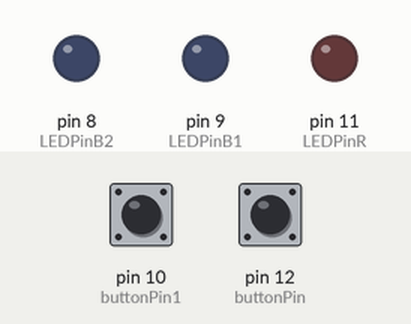
A sketch run on a simulated Arduino Uno, built with avr-gcc and run on an emulated ATmega328P. Parts: output pins drawn as LEDs (lit = HIGH). Inputs (shaded band) come from the test bench; at power-on: pin 10 (buttonPin1) LOW, pin 12 (buttonPin) LOW.

Above: at 1.2 s.
1.3 s: pin 10 (buttonPin1) pulled HIGH for 0.15 s
At 2.5 s:
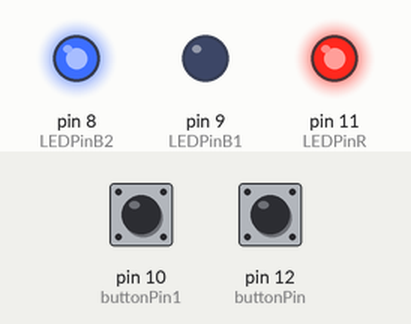
2.9 s: pin 12 (buttonPin) pulled HIGH for 0.15 s
At 3.9 s:
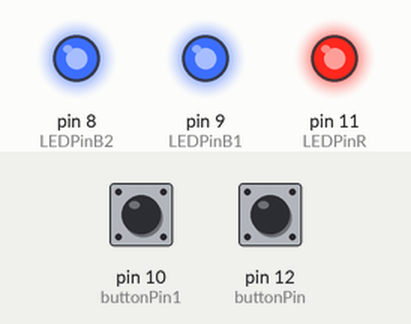
4.5 s: pin 10 (buttonPin1) pulled HIGH for 1 s
At 5.2 s:
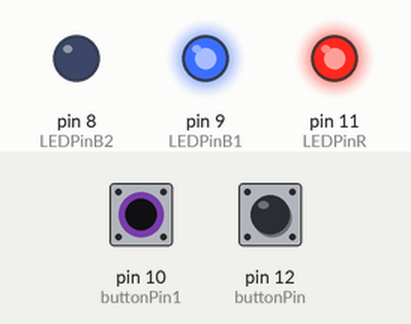
7.0 s: pin 10 (buttonPin1) pulled HIGH for 3.2 s
At 8.3 s:
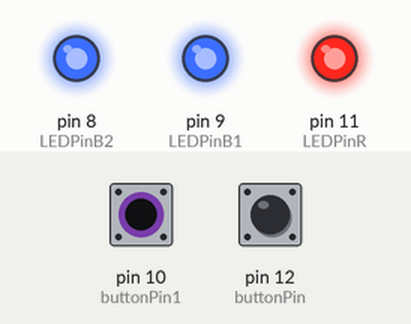
11.7 s: pin 12 (buttonPin) pulled HIGH for 1 s
At 13.0 s:
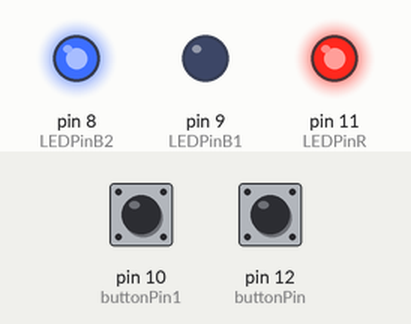
Timing chart, 0 to 14.7 s (numbered marks = the images above; inputs shaded):
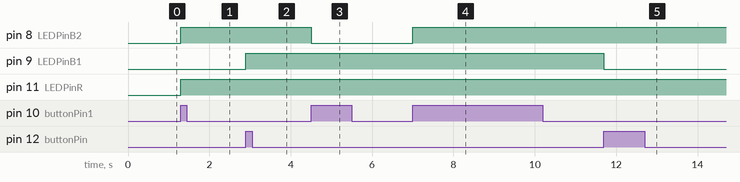

The sketch:

aarif20lab1.ino
```cpp
// 1- Aqsa Arif - 677417263
// 2- Lab 1 -  Toggle button
// 3- Description - The code identifies the connected pins and LEDs and sets a toggle button to light up LEDs. The code checks state of button, depending on button it changes state of LED from on to off. If both blue LEDs are set as on, it lights up red LED. The code can be edited to act as AND and an OR logic gate.
// 4- PIN numbers: Blue LED pin = 8 (output)
// second Blue LED pin = 9 (output)
// Red LED pin = 11 (output)
// Button pin = 10 (input)
// second Button pin = 12 (input)
// 5- References - https://www.arduino.cc/reference/en/language/functions/digital-io/pinmode/
// https://www.arduino.cc/reference/en/language/functions/digital-io/digitalread/
// https://www.youtube.com/watch?v=aMato4olzi8
// 6- Diana Diaz in person during Office hours

int LEDState=0;
int LEDState1=0;

// pin numbers for LED blue 1, blue 2, and red
int LEDPinB1=9;
int LEDPinB2=8;
int LEDPinR=11;

// button 1 and 2 pin numbers
int buttonPin=12;
int buttonPin1=10;

// button 1 variables
int buttonNew;
int buttonOld=1;

// button 2 variables
int buttonNew1;
int buttonOld1=1;


int dt=100;

void setup() {
  // put your setup code here, to run once:
  Serial.begin(9600);

  // pins for LEDs, Blue1 Blue2 Red
  pinMode(LEDPinB1, OUTPUT);
  pinMode(LEDPinB2, OUTPUT);
  pinMode(LEDPinR, OUTPUT);

  // pins for both buttons
  pinMode(buttonPin, INPUT);
  pinMode(buttonPin1, INPUT);

}

void loop() {
  // put your main code here, to run repeatedly:

  // read input for first button
  buttonNew=digitalRead(buttonPin);

  // Check button state for first button
  if(buttonOld == 0 && buttonNew==1){

    // conditional statement to turn blue LED on or off
    if(LEDState==0){
      digitalWrite(LEDPinB1,HIGH);
      LEDState=1;
    }
    else{
      digitalWrite(LEDPinB1,LOW);
      LEDState=0;
    }

  }

  buttonOld=buttonNew;

  // read input for second button
  buttonNew1=digitalRead(buttonPin1);

  // Check button state for second button
  if(buttonOld1 == 0 && buttonNew1==1){


    // conditional statement to turn second blue LED on or off
    if(LEDState1==0){
      digitalWrite(LEDPinB2,HIGH);
      LEDState1=1;
    }
    else{
      digitalWrite(LEDPinB2,LOW);
      LEDState1=0;
    }

  }

  buttonOld1=buttonNew1;

  // Logic gate like code that changes Red LED based on states of both blue LEDs

  if(LEDState == 1 || LEDState1 ==1){

    digitalWrite(LEDPinR,HIGH);
  }
  else{
    digitalWrite(LEDPinR,LOW);
  }

}
```

Measured:
- after the input at 1.3 s, pin 8 (LEDPinB2), pin 11 (LEDPinR): LOW → HIGH at once
- after the input at 2.9 s, pin 9 (LEDPinB1): LOW → HIGH at once
- after the input at 4.5 s, pin 8 (LEDPinB2): HIGH → LOW at once
- after the input at 7.0 s, pin 8 (LEDPinB2): LOW → HIGH at once
- after the input at 11.7 s, pin 9 (LEDPinB1): HIGH → LOW at once
